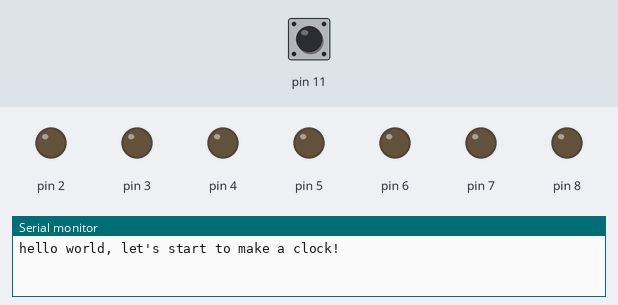
Recording of a sketch running on a simulated Arduino Uno, built with avr-gcc and run on an emulated ATmega328P. Parts: output pins drawn as LEDs (lit = HIGH), the last lines printed to the serial monitor. Inputs (shaded band) come from the test bench; at power-on: pin 11 HIGH.

Above: at 1.2 s.
1.3 s: pin 11 pulled LOW for 0.15 s
At 2.6 s:
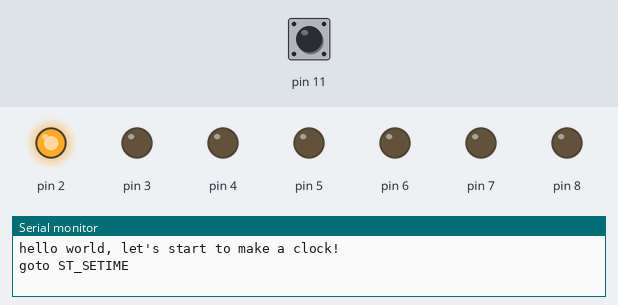
2.9 s: pin 11 pulled LOW for 1 s
At 5.1 s:
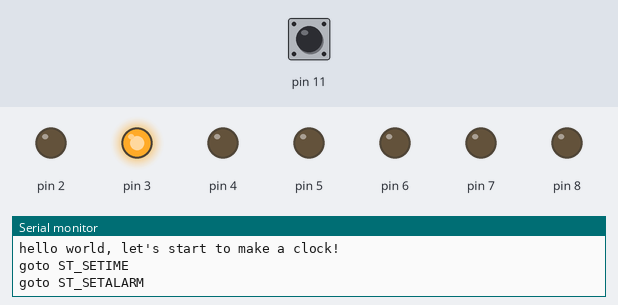
5.4 s: pin 11 pulsed LOW 5 times (0.12 s each, 0.3 s apart)
At 8.0 s:
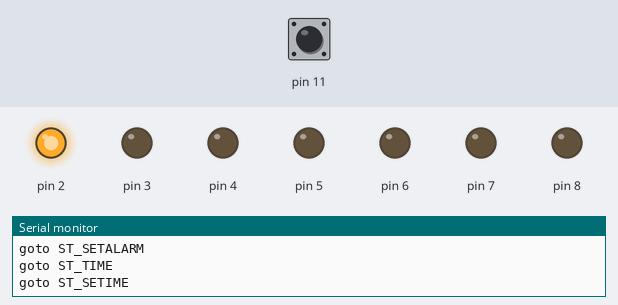
8.4 s: pin 11 pulled LOW for 3.2 s
At 12.2 s:
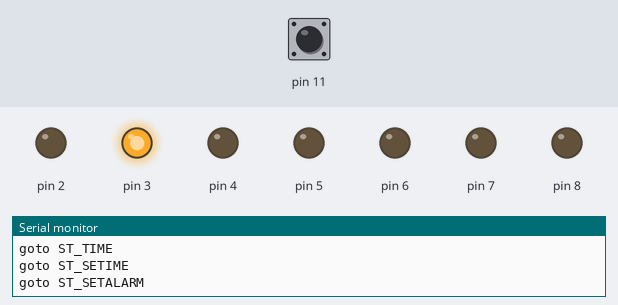
Timing chart, 0 to 13.7 s (numbered marks = the images above; inputs shaded):
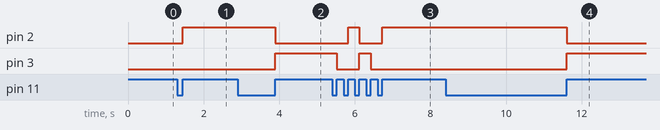

The sketch:

L2_ButtonCheck.ino
```cpp
/*********************************************************************************************************
*  Tick Tock Shield Advanced Lesson 2: StateManage
*
*  This lesson will write a button check function which is useful and will be used in the sate machine.
*
*  the function is : unsigned char keyEvent(TTSButton but, const unsigned char chg_state, const char *str_debug);
*  you can refer to the code, actually it's easy to understand.
*
*  Then, you can find that, we'll use this function to replace such code:
*
*   if(keyMode.pressed())
*   {
*  	    delay(10);
*  	    if(keyMode.pressed())
*  	    {
*  		    Serial.println("goto ST_SETTIME");
*  		    led1.on();
*           state = ST_SETIME;
*
*  			while(!keyMode.released());
*       }
*   }
*
*  Author: Loovee
*  2013-11-29
*********************************************************************************************************/
#include <Wire.h>
#include <TimerOne.h>
#include <Streaming.h>

#include <TTSDisplay.h>
#include <TTSBuzzer.h>
#include <TTSLed.h>
#include <TTSButton.h>
#include <TTSLight.h>
#include <TTSTemp.h>
#include <TTSTime.h>


// STATE define here
#define ST_TIME             1               // normal mode, display time and temperature
#define ST_SETIME           2               // set time
#define ST_SETALARM         3               // set time of alarm
#define ST_ALARMING         4               // alarming
#define ST_LIGHT            5               // display light
#define ST_TEMP             6               // display temperature


// object define here
TTSDisplay disp;                            // instantiate an object of display

TTSLed led1(TTSLED1);                       // instantiate an object of led1
TTSLed led2(TTSLED2);                       // instantiate an object of led2
TTSLed led3(TTSLED3);                       // instantiate an object of led3
TTSLed led4(TTSLED4);                       // instantiate an object of led4

TTSBuzzer buz;                              // instantiate an object of buzzer

TTSButton keyDown(TTSK1);                   // instantiate an object of button1
TTSButton keyUp(TTSK2);                     // instantiate an object of button2
TTSButton keyMode(TTSK3);                   // instantiate an object of button3

TTSLight light;                             // instantiate an object of light sensor

TTSTemp temp;                               // instantiate an object of temperature sensor

TTSTime time;                               // instantiate an object of rtc

int state = ST_TIME;                        // state

/*********************************************************************************************************
 * Function Name: keyEvent
 * Description:  detect key event
 * Parameters: but: which button
               chg_state: if get pressed, change to chg_state, if chg_state = 0, state remains.
               *str_debug: if get pressed, print str_debug
 * Return: 1: get pressed
           0: get nothing
*********************************************************************************************************/
unsigned char keyEvent(TTSButton but, const unsigned char chg_state, const char *str_debug)
{
    if(but.pressed())
    {
        delay(10);
        if(but.pressed())
        {
            cout << str_debug << endl;
            while(!but.released());
            state = chg_state ? chg_state : state;
            return 1;
        }
    }

    return 0;
}


void setup()
{
    Serial.begin(115200);
	Serial.println("hello world, let's start to make a clock!");
}

void loop()
{

    switch(state)
    {

        //---------------------------------- ST_TIME --------------------------------------------
        case ST_TIME:

		// if keyMode press, goto ST_SETIME
		// if alarming, goto ST_ALARMING

		/*if(keyMode.pressed())
		{
			delay(10);
			if(keyMode.pressed())
			{
				Serial.println("goto ST_SETTIME");
				led1.on();
                state = ST_SETIME;

				while(!keyMode.released());
			}
		}*/

        // the above code can change to:

        if(keyEvent(keyMode, ST_SETIME, "goto ST_SETIME"))
        {
            led1.on();
        }


        break;

        //---------------------------------- ST_SETIME ------------------------------------------
        case ST_SETIME:

		// if keyMode press, goto ST_SETALARM


		/*if(keyMode.pressed())
		{
			delay(10);
			if(keyMode.pressed())
			{
				Serial.println("goto ST_SETALARM");
				led1.off();
				led2.on();

                state = ST_SETALARM;
				while(!keyMode.released());
			}
		}*/

        // the above code can change to:

        if(keyEvent(keyMode, ST_SETALARM, "goto ST_SETALARM"))
        {
            led1.off();
            led2.on();
        }


        break;

        //---------------------------------- ST_SETALARM ----------------------------------------
        case ST_SETALARM:

		// if keyMode press, set ok, goto ST_TIME

		/*if(keyMode.pressed())
		{
			delay(10);
			if(keyMode.pressed())
			{
				Serial.println("set ok, goto ST_TIME");
				led2.off();

                state = ST_TIME;
				while(!keyMode.released());
			}
		}*/

        // the above code can change to:
        if(keyEvent(keyMode, ST_TIME, "goto ST_TIME"))
        {
            led2.off();
        }


        break;

        //---------------------------------- ST_ALARMING ----------------------------------------
        case ST_ALARMING:

        break;
    }
}

/*********************************************************************************************************
  END FILE
*********************************************************************************************************/
```

Measured:
- after the input at 1.3 s, pin 2: LOW → HIGH after 0.15 s
- after the input at 2.9 s, pin 2: HIGH → LOW after 1.0 s; pin 3: LOW → HIGH after 1.0 s
- after the input at 5.4 s, pin 2: LOW → HIGH after 0.42 s, → LOW 0.30 s later, → HIGH 0.60 s later; pin 3: HIGH → LOW after 0.12 s, → HIGH 0.60 s later, → LOW 0.30 s later
- after the input at 8.4 s, pin 2: HIGH → LOW after 3.2 s; pin 3: LOW → HIGH after 3.2 s
